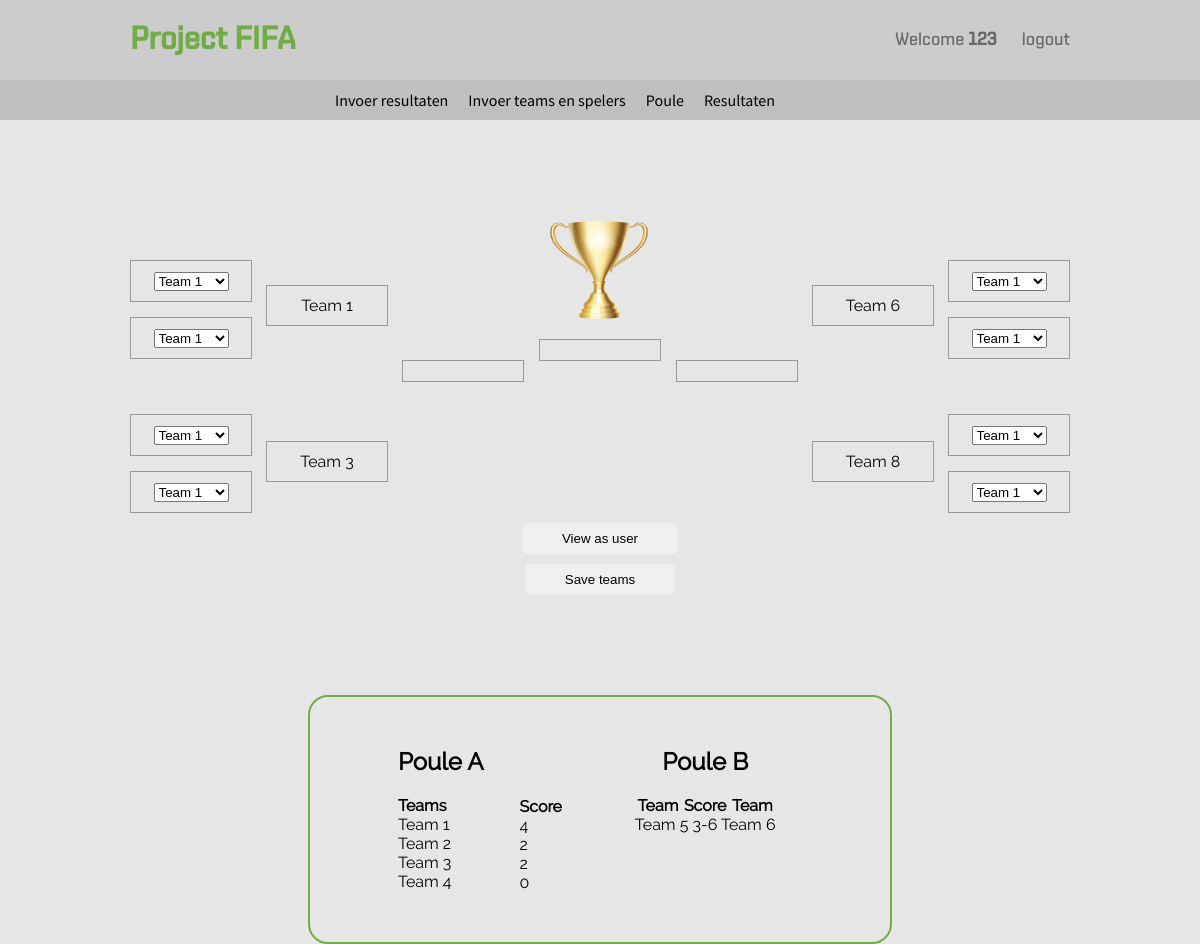
Screenshot of /Poule.php (signed in) with the database file from the repository.
### tables this page shows
CREATE TABLE `tbl_teams` (
  `id` int(11) UNSIGNED NOT NULL,
  `poule_id` int(11) NOT NULL,
  `team_name` varchar(255) NOT NULL,
  `position` int(11) NOT NULL,
  `created_at` datetime NOT NULL DEFAULT CURRENT_TIMESTAMP,
  `deleted_at` datetime DEFAULT NULL
);

CREATE TABLE `tbl_matches` (
  `id` int(10) UNSIGNED NOT NULL,
  `team_id_a` int(10) UNSIGNED NOT NULL,
  `team_id_b` int(10) UNSIGNED NOT NULL,
  `score_team_a` int(10) UNSIGNED DEFAULT NULL,
  `score_team_b` int(10) UNSIGNED DEFAULT NULL,
  `start_time` datetime NOT NULL
);

### public/Poule.php (the view, shortened to what this page needs)
<?php
require ("server.php");
$edit = 0;
for ($i = 0; $i <= 100; $i++) {
    $sql = "SELECT `naam` FROM `tbl_poules` WHERE `id` = '$i'";
    $query = $database->prepare($sql);
    $query->execute();
    $poules = $query->fetchAll();
}
for ($i = 0; $i <= 13; $i++) {
    $sql = "SELECT `team_name` FROM `tbl_teams` WHERE `position` = '$i'";
    $query = $database->prepare($sql);
    $query->execute();
    $poules = $query->fetchAll();
}
$sql = "SELECT COUNT(*) FROM `tbl_poules` ";
$count = $database->prepare($sql);
$count->execute();
$count = $count->fetch(PDO::FETCH_ASSOC);
for ($i = 10; $i <= 24; $i++) {
    $sql = "SELECT `score_team_a` FROM `tbl_matches` WHERE `team_id_a` = '$i'";
    $query = $database->prepare($sql);
    $query->execute();
    $score = $query->fetchAll();
}
for ($i = 10; $i <= 24; $i++) {
    $sql = "SELECT `score_team_b` FROM `tbl_matches` WHERE `team_id_b` = '$i'";
    $query = $database->prepare($sql);
    $query->execute();
    $score = $query->fetchAll();
}
?>
<!doctype html>
<html lang="en">
<head>
    <link rel="stylesheet" href="../css/main.css">
</head>
<body>
    <header>
		<div class="container">
			<div class="logo">
				<h1><a href="index.php">Project FIFA</a></h1>
			</div>
			<div class="login-register-logout">
		        <?php  if (isset($_SESSION['username'])) : ?>
		          <p>Welcome <strong><?php echo $_SESSION['username']; ?></strong></p>
		          <p class="logout"><a href="logout.php">logout</a></p>
		        <?php endif ?>
			</div>
		</div>
    </header>
	<nav>
		<div class="container">
			<ul>
				<?php  if($_SESSION['type'] === 'admin') : ?>
				<li><a href="InvoerResultaten.php">Invoer resultaten</a></li>
				<li><a href="InvoerTeamsEnSpelers.php">Invoer teams en spelers</a></li>
				<?php endif ?>
				<li><a href="Poule.php">Poule</a></li>
				<li><a href="Resultaten.php">Resultaten</a></li>
			</ul>
		</div>
	</nav>
    <?php  if($_SESSION['type'] === 'admin' && $edit == '0') : ?>
    <div class="poule">
        <form action="Poule.php" method="post" class="dani" name="dani">
        <div class="container">
            <div class="left">
                <div class="left-top">
                    <p>
                        <select name="poule1" size="1">
                            <?php
                            for ($i = 1; $i <= $count['COUNT(*)']; $i++): ?>
                                <option><?php echo  ${'file' . $i}['naam'] ?></option>
                            <?php endfor;
                            ?>
                        </select>
                    </p>
                    <p>
                        <select name="poule2" size="1">
                            <?php
                            for ($i = 1; $i <= $count['COUNT(*)']; $i++): ?>
                                <option><?php echo  ${'file' . $i}['naam'] ?></option>
                            <?php endfor;
                            ?>
                        </select>
                    </p>
                </div>
                <div class="left-bottom">
                    <p>
                        <select name="poule3" size="1">
                            <?php
                            for ($i = 1; $i <= $count['COUNT(*)']; $i++): ?>
                                <option><?php echo  ${'file' . $i}['naam'] ?></option>
                            <?php endfor;
                            ?>
                        </select>
                    </p>
                    <p>
                        <select name="poule4" size="1">
                            <?php
                            for ($i = 1; $i <= $count['COUNT(*)']; $i++): ?>
                                <option><?php echo  ${'file' . $i}['naam'] ?></option>
                            <?php endfor;
                            ?>
                        </select>
                    </p>
                </div>
            </div>
            <div class="mid-left">
                <div class="mid-top-left">
                    <p>
                        <?php
                        if ($scorez11['score_team_a'] != 0 || $scorez12['score_team_b'] != 0) {
                            if ($scorez11['score_team_a'] > $scorez12['score_team_b']) {
                                echo $poss1['team_name'];
                            } else {
                                echo $poss2['team_name'];
                                $team2 = $poss2['team_name'];
                                $sql = $database->query("UPDATE `tbl_teams` SET `team_name`='$team2' WHERE `position` = '9'");
                            }
                        }
                        ?>
                    </p>
                </div>
                <div class="mid-bottom-left">
                    <p>
                        <?php
                        if ($scorez13['score_team_a'] != 0 || $scorez14['score_team_b'] != 0) {
                            if ($scorez13['score_team_a'] > $scorez14['score_team_b']) {
                                echo $poss3['team_name'];
                            } else {
                                echo $poss4['team_name'];
                                $team4 = $poss4['team_name'];
                                $sql = $database->query("UPDATE `tbl_teams` SET `team_name`='$team4' WHERE `position` = '10'");
                            }
                        }
                        ?>
                    </p>
                </div>
            </div>
            <div class="main-mid">
                <div class="main-mid-top">
                    <p>
                    </p>
                </div>
                <div class="champion">
                    <img src="../img/cup3.png" alt="">
                    <p>
                    </p>
                </div>
                <div class="main-mid-bottom">
                    <p>
                    </p>
                </div>
            </div>
            <div>
                <div class="mid-right">
                    <div class="mid-top-right">
                        <p>
                            <?php
                            if ($scorez15['score_team_a'] != 0 || $scorez16['score_team_b'] != 0) {
                                if ($scorez15['score_team_a'] > $scorez16['score_team_b']) {
                                    echo $poss5['team_name'];
                                    $team5 = $poss5['team_name'];
                                    $sql = $database->query("UPDATE `tbl_teams` SET `team_name`='$team5' WHERE `position` = '11'");
                                } else {
                                    echo $poss6['team_name'];
                                }
                            }
                            ?>
                        </p>
                    </div>
                    <div class="mid-bottom-right">
                        <p>
                            <?php
                            if ($scorez17['score_team_a'] != 0 || $scorez18['score_team_b'] != 0) {
                                if ($scorez17['score_team_a'] > $scorez18['score_team_b']) {
                                    echo $poss7['team_name'];
                                    $team7 = $poss7['team_name'];
                                    $sql = $database->query("UPDATE `tbl_teams` SET `team_name`='$team7' WHERE `position` = '12'");
                                } else {
                                    echo $poss8['team_name'];
                                }
                            }
                            ?>
                        </p>
                    </div>
                </div>
            </div>
            <div class="right">
                <div class="right-top">
                    <p>
                        <select name="poule5" size="1">
                            <?php
                            for ($i = 1; $i <= $count['COUNT(*)']; $i++): ?>
                                <option><?php echo  ${'file' . $i}['naam'] ?></option>
                            <?php endfor;
                            ?>
                        </select>
                    </p>
                    <p>
                        <select name="poule6" size="1">
                            <?php
                            for ($i = 1; $i <= $count['COUNT(*)']; $i++): ?>
                                <option><?php echo  ${'file' . $i}['naam'] ?></option>
                            <?php endfor;
                            ?>
                        </select>
                    </p>
                </div>
                <div class="right-bottom">
                    <p>
                        <select name="poule7" size="1">
                            <?php
                            for ($i = 1; $i <= $count['COUNT(*)']; $i++): ?>
                                <option><?php echo  ${'file' . $i}['naam'] ?></option>
                            <?php endfor;
                            ?>
                        </select>
                    </p>
                    <p>
                        <select name="poule8" size="1">
                            <?php
                            for ($i = 1; $i <= $count['COUNT(*)']; $i++): ?>
                                <option><?php echo  ${'file' . $i}['naam'] ?></option>
                            <?php endfor;
                            ?>
                        </select>
                    </p>
                </div>
            </div>
        </div>
            <input value="View as user" type="submit" name="edit" class="btn1">
            <input value="Save teams" type="submit" name="send" class="btn1">
        </form>
    </div>
    <?php endif ?>
    <div class="results">
    <div class="Pouleresults">
        <div class="teams">
            <h2>Poule A</h2>
            <ul>
                <li>
                    <p class="tag">Teams</p>
                </li>
                <li>
                    <p><?php echo $poss1['team_name'] ?></p>
                </li>
                <li>
                    <p><?php echo $poss2['team_name'] ?></p>
                </li>
                <li>
                    <p><?php echo $poss3['team_name'] ?></p>
                </li>
                <li>
                    <p><?php echo $poss4['team_name'] ?></p>
                </li>
            </ul>
        </div>
        <div class="score">
            <ul>
                <li>
                    <p class="tag">Score</p>
                </li>
                <li>
                    <p><?php echo $scorea11['score_team_a']; ?></p>
                </li>
                <li>
                    <p><?php echo $scoreb12['score_team_b']; ?></p>
                </li>
                <li>
                    <p><?php echo $scorea13['score_team_a']; ?></p>
                </li>
                <li>
                    <p><?php echo $scoreb14['score_team_b']; ?></p>
                </li>
            </ul>
        </div>
    </div>
    <div class="result">
    <div class="Pouleresults">
        <div class="teams">
            <h2>Poule B</h2>
            <ul>
                <div class="team">
                <li>
                    <p class="tag">Team</p><p class="tag">Score</p><p class="tag">Team</p>
                </li>
                </div>
                <li>
                    <p><?php echo $poss5['team_name'] . '' . ' ' .  $scorea15['score_team_a'].'-'.$scoreb16['score_team_b'] . ' ' . ' ' . $poss6['team_name'] ?></p>
                </li>
            </ul>
        </div>
    </div>
</div>
</div>
</body>
</html>

### css/main.css (style rules this page uses)
* { margin: 0; padding: 0; }
body { background: #e6e6e6; }
html { font-size: 16px; }
.container { width: 940px; margin: 0 auto; height: 100%; }
h1 { font-family: "ShentoxMedium"; }
header { height: 80px; background: #cccccc; }
header .container { display: flex; justify-content: space-between; }
header h1 { line-height: 30px; padding-top: 25px; }
header h1 a { text-decoration: none; color: #70AD47; }
header .login-register-logout { display: flex; align-items: center; }
header .login-register-logout p { color: #696969; font-family: "ShentoxMedium"; font-size: 18px; }
header .login-register-logout a { text-decoration: none; color: #696969; }
header .logout { margin-left: 25px; }
nav { height: 40px; background: #bfbfbf; }
nav .container { width: 550px; }
nav ul { display: flex; list-style: none; justify-content: space-between; height: 100%; }
nav ul a { text-decoration: none; color: #000000; font-family: "Source"; height: 100%; display: flex; align-items: center; padding: 0px 10px 0px 10px; }
.poule { margin-top: 125px; }
.poule .container { display: flex; justify-content: space-between; }
.poule .container p { border: 1px #999999 solid; text-align: center; margin-top: 15px; padding: 10px 10px; font-family: "Raleway"; width: 100px; }
.poule .right-bottom { padding-top: 40px; }
.poule .left-bottom { padding-top: 40px; }
.poule .mid-right { padding-top: 25px; }
.poule .mid-bottom-right { padding-top: 100px; }
.poule .mid-left { padding-top: 25px; }
.poule .mid-bottom-left { padding-top: 100px; }
.main-mid { display: flex; padding-top: 100px; }
.main-mid-top { padding-right: 15px; }
.main-mid-bottom { padding-left: 15px; }
.champion { margin-top: -125px; }
.champion img { height: 100px; width: 100px; margin-left: 10px; }
.Pouleresults { display: flex; justify-content: space-around; width: 200px; }
.teams ul { display: flex; flex-direction: column; list-style: none; }
.score ul { list-style: none; padding-top: 30px; }
.poule input { border-radius: 5px; border: #999999; padding: 8px 40px; margin-top: 10px; }
.btn1 { display: flex; margin: 0 auto; }
.container { display: flex; justify-content: space-between; }
.results { display: flex; justify-content: space-around; max-width: 40%; margin: 0 auto; margin-top: 100px; font-family: Raleway; border: #70AD47 2px solid; padding: 50px 50px; border-radius: 20px; }
.results h2 { text-align: center; }
.tag { font-weight: bold; padding-top: 20px; }
.team li { display: flex; justify-content: space-around; }

### rows the page displays
tbl_teams: team_name "Team 1"
tbl_teams: team_name "Team 3"
tbl_teams: team_name "Team 6"
tbl_teams: team_name "Team 8"
tbl_teams: team_name "Team 2"
tbl_teams: team_name "Team 4"
tbl_matches: score_team_a "4", score_team_b "2"
tbl_matches: score_team_a "2", score_team_b "0"
tbl_teams: team_name "Team 5"
tbl_matches: score_team_a "3", score_team_b "6"

### other values shown
$_SESSION['username'] "123"
form field poule1 "Team 1"
form field poule2 "Team 1"
form field poule3 "Team 1"
form field poule4 "Team 1"
form field poule5 "Team 1"
form field poule6 "Team 1"
form field poule7 "Team 1"
form field poule8 "Team 1"
